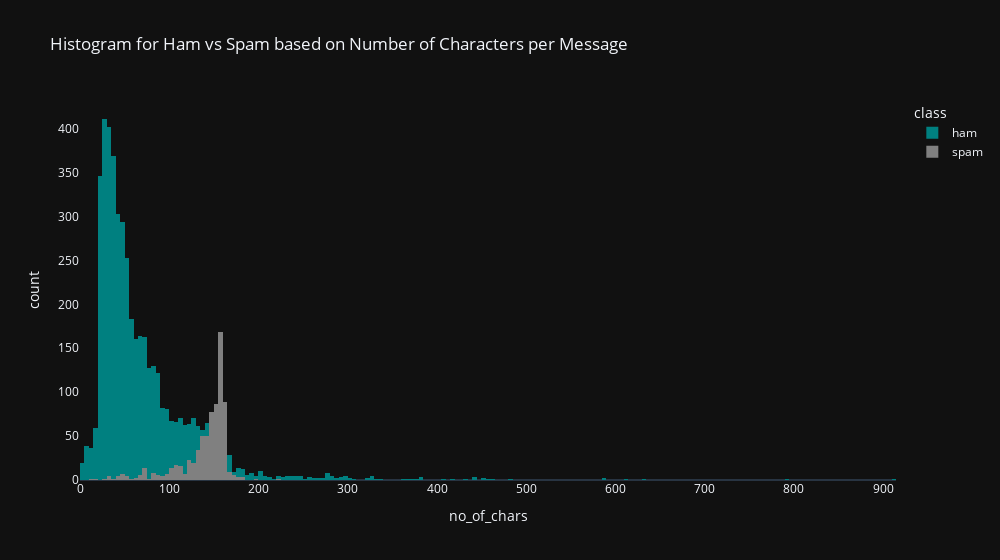

The notebook cell saved with this chart:
### Markdown cell above
## Exploring Number of Characters per Message

### Code cell
fig = px.histogram(data, x = 'no_of_chars', color = 'class', 
                   template = 'plotly_dark', 
                   color_discrete_sequence = ["teal", "gray"],
                   title = "Histogram for Ham vs Spam based on Number of Characters per Message",
                   width = 1000)

fig.update_xaxes(showgrid = False)
fig.update_yaxes(showgrid = False)
fig.update_layout(barmode = 'overlay')
fig.show()

### Figure 1 — Plotly figure (JSON) as saved in the notebook; plotly's stock layout.template omitted (floating-point values rounded to 4 significant figures; data arrays with more than 128 entries replaced by an {"elided": "..."} marker saying what was removed)
{"data": [{"alignmentgroup": "True", "bingroup": "x", "hovertemplate": "class=ham<br>no_of_chars=%{x}<br>count=%{y}<extra></extra>", "legendgroup": "ham", "marker": {"color": "teal", "pattern": {"shape": ""}}, "name": "ham", "offsetgroup": "ham", "orientation": "v", "showlegend": true, "type": "histogram", "x": {"elided": "4825 int values"}, "xaxis": "x", "yaxis": "y"}, {"alignmentgroup": "True", "bingroup": "x", "hovertemplate": "class=spam<br>no_of_chars=%{x}<br>count=%{y}<extra></extra>", "legendgroup": "spam", "marker": {"color": "gray", "pattern": {"shape": ""}}, "name": "spam", "offsetgroup": "spam", "orientation": "v", "showlegend": true, "type": "histogram", "x": {"elided": "747 int values"}, "xaxis": "x", "yaxis": "y"}], "layout": {"barmode": "overlay", "legend": {"title": {"text": "class"}, "tracegroupgap": 0}, "title": {"text": "Histogram for Ham vs Spam based on Number of Characters per Message"}, "width": 1000, "xaxis": {"anchor": "y", "domain": [0, 1], "showgrid": false, "title": {"text": "no_of_chars"}}, "yaxis": {"anchor": "x", "domain": [0, 1], "showgrid": false, "title": {"text": "count"}}}}
